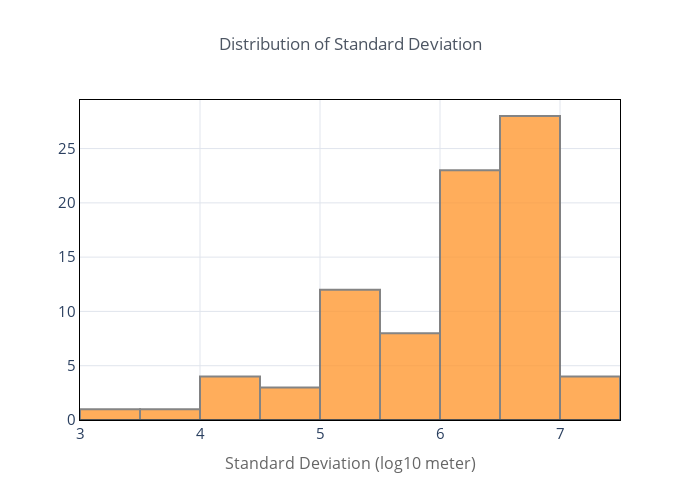

The code cell stored with this chart in its notebook:
### Code cell
stats_c['std_log10'] = stats_c['std'].apply(np.log10)
stats_c['std_log10'].iplot(kind='hist', theme='custom', title='Distribution of Standard Deviation',
                          xTitle='Standard Deviation (log10 meter)'
                          )

### Figure 1 — Plotly figure (JSON) as saved in the notebook; plotly's stock layout.template omitted (floating-point values rounded to 4 significant figures)
{"data": [{"histfunc": "count", "histnorm": "", "marker": {"color": "rgba(255, 153, 51, 1.0)", "line": {"color": "#666666", "width": 2}}, "name": "std_log10", "opacity": 0.8, "orientation": "v", "type": "histogram", "x": [6.15, 6.118, 6.647, 4.396, 5.52, 6.563, 6.686, 3.327, 6.674, 5.261, 6.105, 6.713, 6.659, 6.509, 6.1, 3.906, 4.443, 6.279, 5.246, 5.338, 4.913, 5.721, 5.324, 5.036, 6.845, 6.788, 5.448, 5.071, 6.975, 6.162, 6.877, 4.242, 6.69, 7.095, 6.535, 6.334, 6.308, 6.496, 5.436, 4.835, 6.432, 6.485, 5.937, 6.752, 4.014, 5.005, 6.91, 5.802, 6.288, 6.416, 4.576, 6.877, 6.964, 5.176, 6.143, 5.047, 7.018, 6.454, 6.639, 6.538, 6.88, 6.991, 5.71, 6.973, 6.144, 7.034, 6.454, 5.754, 6.812, 6.257, 5.768, 6.332, 7.082, 6.603, 6.188, 6.513, 6.015, 5.977, 6.326, 6.844, 6.685, 6.176, 5.176, 6.583]}], "layout": {"barmode": "overlay", "height": 500, "legend": {"bgcolor": "#FFFFFF", "bordercolor": "#444444", "borderwidth": 0, "font": {"size": 12}, "itemclick": "toggle", "itemdoubleclick": "toggleothers", "itemsizing": "trace", "traceorder": "normal"}, "paper_bgcolor": "#FFFFFF", "plot_bgcolor": "#FFFFFF", "title": {"font": {"color": "#4D5663", "size": 17}, "text": "Distribution of Standard Deviation", "x": 0.5}, "width": 700, "xaxis": {"automargin": true, "gridcolor": "#E1E5ED", "linecolor": "#000000", "mirror": "ticks", "showline": true, "tickfont": {"size": 15}, "title": {"font": {"color": "#666666", "size": 16}, "text": "Standard Deviation (log10 meter)"}, "zerolinecolor": "#000000", "zerolinewidth": 2}, "yaxis": {"automargin": true, "gridcolor": "#E1E5ED", "linecolor": "#000000", "mirror": "ticks", "showline": true, "tickfont": {"size": 15}, "title": {"font": {"color": "#666666", "size": 16}, "text": ""}, "zerolinecolor": "#000000", "zerolinewidth": 2}}}
